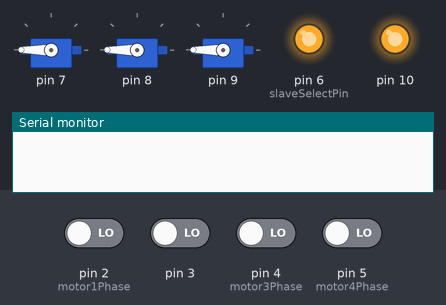
A sketch run on a simulated Arduino Uno, built with avr-gcc and run on an emulated ATmega328P. Shown: 3 × servo, output pins drawn as LEDs (lit = HIGH), the last lines printed to the serial monitor. Inputs (shaded band) come from the test bench; at power-on: pin 2 (motor1Phase), pin 3, pin 4 (motor3Phase), pin 5 (motor4Phase) LOW.

Above: at 2.1 s.
At 8.2 s:
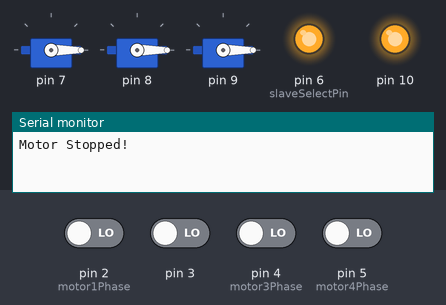
8.3 s: pin 2 (motor1Phase) driven HIGH
At 9.5 s:
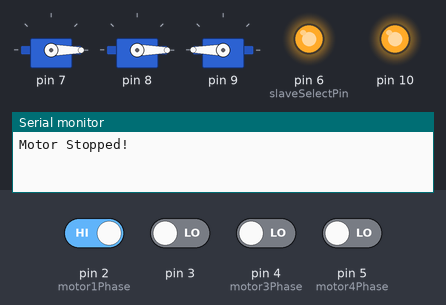
Timing chart, 0 to 11.3 s (numbered marks = the images above; inputs shaded):
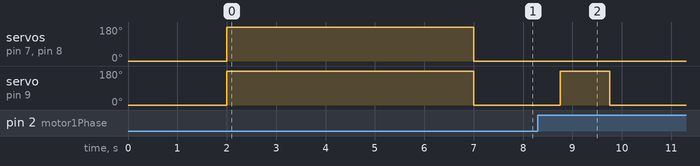

The sketch:

hemolysis_new_simple.ino
```cpp
#include <SPI.h>
#include <Servo.h>

Servo motorServo[4];  // create servo object to control a servo

volatile unsigned long motor1StartTime = 0, motor2StartTime = 0, motor3StartTime = 0, motor4StartTime = 0;
volatile unsigned long motor1Period, motor2Period, motor3Period, motor4Period;
int motor1CurrentPhase, motor2CurrentPhase, motor3CurrentPhase, motor4CurrentPhase;
int motor1LastPhase = LOW, motor2LastPhase = LOW, motor3LastPhase = LOW, motor4LastPhase = LOW;

int pressure;
unsigned long motor2PeriodAvg;
unsigned long motor2PeriodN;
int motor2Throttle = 80;
int motor2Adjustment = 0;

const int motor1Phase = 2;
const int motor2Phase = 2;
const int motor3Phase = 4;
const int motor4Phase = 5;
const int slaveSelectPin = 6;    // set pin 6 as the slave select for the digital pot:

void setup () {

  pinMode (slaveSelectPin, OUTPUT);   // set the slaveSelectPin as an output:
  pinMode (motor1Phase, INPUT);
  pinMode (motor2Phase, INPUT);
  pinMode (motor3Phase, INPUT);
  pinMode (motor4Phase, INPUT);

  SPI.setClockDivider (SPI_CLOCK_DIV2); //check to see if this is necessary
  SPI.begin ();

  for (int i=0; i<3; i++) {
    digitalPotWrite (i, 100);
    motorServo[i].attach (i+7);
    motorServo[i].write (0);
  }

  delay (2000);

  for (int i=0; i<3; i++)
    digitalPotWrite (i, 100);

  Serial.begin(9600);      // open the serial port at 9600 bps:

  for (int channel = 0; channel < 4; channel++)
    motorServo[channel].write(180);

  delay (5000);

  for (int channel = 0; channel < 4; channel++)
    motorServo[channel].write(0);

  InitialiseInterrupt();
}


void loop () {

  for (int channel = 0; channel < 4; channel++) {

    motorServo[2].write(0);
    digitalPotWrite(2, motor2Throttle);
    motor2PeriodAvg = 0;
    motor2PeriodN = 0;

    for (int i = 0; i < 250; i++) {
      if ((motor2Period > 300) && (motor2Period > 80)) {
        motor2PeriodAvg += motor2Period;
        motor2PeriodN++;
        motor2Period = -1;
      }
      delay(3);
    }

    if (motor2PeriodN < 50) {
      Serial.println ("Motor Stopped!");
      motor2Throttle = 80;
      motorServo[2].write(0);
      delay (1000);
      motorServo[2].write(180);
      delay (1000);
    }
    else {
      motor2PeriodAvg = motor2PeriodAvg / motor2PeriodN;
      motor2Throttle += (motor2PeriodAvg - 500) / 4;
      if (motor2Throttle < 70) motor2Throttle = 70;
      if (motor2Throttle > 180) motor2Throttle = 180;
    }

    Serial.print (motor2CurrentPhase);
    Serial.print ("     ");
    Serial.print (motor2PeriodAvg);
    Serial.print ("     ");
    Serial.print (motor2PeriodN);
    Serial.print ("     ");
    Serial.print (motor2PeriodAvg);
    Serial.print ("     ");
    Serial.println (motor2Throttle);

    motorServo[channel].write (0);
  }

}

void InitialiseInterrupt () {
  cli();		// switch interrupts off while messing with their settings
  PCICR =0x04;          // Enable PCINT2 (Port D - PCINT[23:16]) interrupt
  PCMSK2 = 0b00111100;  // b2 is D2; b3 is D3; b4 is D4; b5 is D5
  sei();		// turn interrupts back on
}

void digitalPotWrite (int address, int value) {
  // take the SS pin low to select the chip:
  digitalWrite(slaveSelectPin,LOW);
  //  send in the address and value via SPI:
  SPI.transfer(address);
  SPI.transfer(value);
  // take the SS pin high to de-select the chip:
  digitalWrite(slaveSelectPin,HIGH);
}

ISR (PCINT2_vect) {

  motor2Period = micros () - motor2StartTime;
  motor2StartTime = micros ();

  /*  motor1CurrentPhase = digitalRead (motor1Phase);
   if ((motor1LastPhase == HIGH) && (motor1CurrentPhase == LOW)) {
   motor1Period = micros () - motor1StartTime;
   motor1StartTime = micros ();
   }
   motor1LastPhase = motor1CurrentPhase;
   */
  motor2CurrentPhase = digitalRead (motor2Phase);
//  if ((motor2LastPhase == HIGH) && (motor2CurrentPhase == LOW)) {
//    motor2Period = micros () - motor2StartTime;
//    motor2StartTime = micros ();
//  }
//  motor2LastPhase = motor2CurrentPhase;
  /*
  motor3CurrentPhase = digitalRead (motor3Phase);
   if ((motor3LastPhase == HIGH) && (motor3CurrentPhase == LOW)) {
   motor3Period = micros () - motor3StartTime;
   motor3StartTime = micros ();
   }
   motor3LastPhase = motor3CurrentPhase;

   motor4CurrentPhase = digitalRead (motor4Phase);
   if ((motor4LastPhase == HIGH) && (motor4CurrentPhase == LOW)) {
   motor4Period = micros () - motor4StartTime;
   motor4StartTime = micros ();
   }
   motor4LastPhase = motor4CurrentPhase;
   */
}
```

Measured:
- after the input at 8.3 s, servo on pin 9: goes on until 9.8 s, then stays 0°
